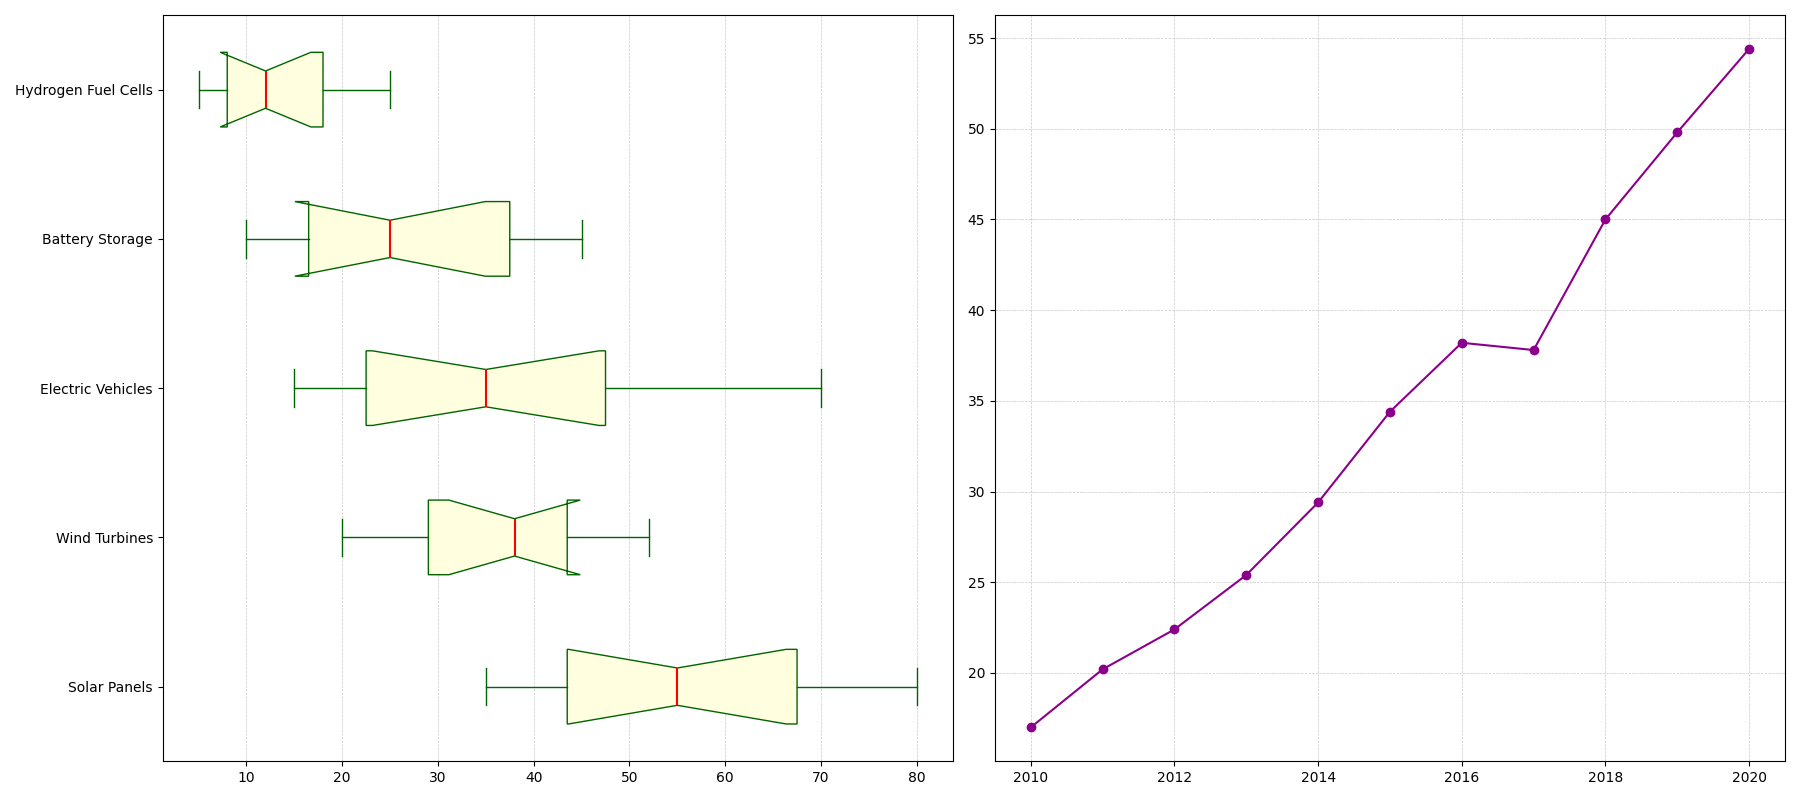

Here is the Python script that generated this plot:
import matplotlib.pyplot as plt
import numpy as np

categories = ['Solar Panels', 'Wind Turbines', 'Electric Vehicles', 'Battery Storage', 'Hydrogen Fuel Cells']

solar_panels_sales = [35, 40, 42, 45, 50, 60, 65, 55, 70, 75, 80]
wind_turbines_sales = [20, 25, 28, 30, 35, 40, 42, 38, 45, 50, 52]
electric_vehicles_sales = [15, 18, 20, 25, 30, 35, 40, 45, 50, 60, 70]
battery_storage_sales = [10, 12, 15, 18, 22, 25, 30, 35, 40, 42, 45]
hydrogen_fuel_cells_sales = [5, 6, 7, 9, 10, 12, 14, 16, 20, 22, 25]

sales_data = [solar_panels_sales, wind_turbines_sales, electric_vehicles_sales,
              battery_storage_sales, hydrogen_fuel_cells_sales]

average_sales = np.mean([solar_panels_sales, wind_turbines_sales, electric_vehicles_sales,
                         battery_storage_sales, hydrogen_fuel_cells_sales], axis=0)
years = list(range(2010, 2020 + 1))

fig, (ax1, ax2) = plt.subplots(1, 2, figsize=(18, 8))

new_colors = ['lightyellow', 'lightcyan', 'lightgray', 'lavender', 'lightsteelblue']

ax1.boxplot(sales_data, patch_artist=True, notch=True, vert=False,
            boxprops=dict(facecolor='lightyellow', color='darkgreen'),
            whiskerprops=dict(color='darkgreen'),
            capprops=dict(color='darkgreen'),
            medianprops=dict(color='red', linewidth=1.5))

for patch, color in zip(ax1.artists, new_colors):
    patch.set_facecolor(color)

ax1.grid(True, linestyle='--', linewidth=0.5, alpha=0.7, axis='x')
ax1.set_yticklabels(categories)

ax2.plot(years, average_sales, marker='o', linestyle='-', color='darkmagenta')

ax2.grid(True, linestyle='--', linewidth=0.5, alpha=0.7)

plt.tight_layout()
plt.show()
